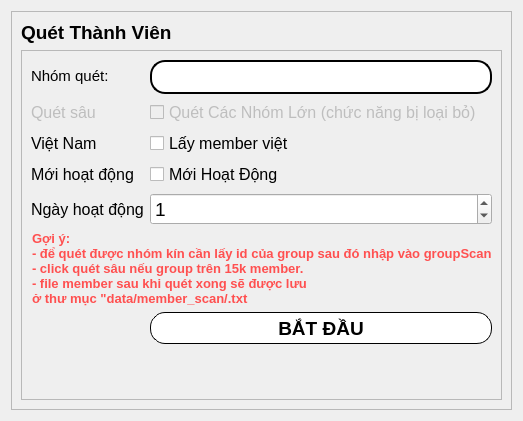
               <widget class="QWidget" name="page_3">
                <layout class="QGridLayout" name="gridLayout_4">
                 <item row="0" column="0">
                  <widget class="QFrame" name="frame_6">
                   <property name="frameShape">
                    <enum>QFrame::StyledPanel</enum>
                   </property>
                   <property name="frameShadow">
                    <enum>QFrame::Raised</enum>
                   </property>
                   <layout class="QVBoxLayout" name="verticalLayout_8">
                    <item alignment="Qt::AlignTop">
                     <widget class="QLabel" name="label_6">
                      <property name="font">
                       <font>
                        <pointsize>14</pointsize>
                        <weight>75</weight>
                        <bold>true</bold>
                        <kerning>true</kerning>
                       </font>
                      </property>
                      <property name="text">
                       <string>Quét Thành Viên</string>
                      </property>
                     </widget>
                    </item>
                    <item>
                     <widget class="QFrame" name="frame_7">
                      <property name="sizePolicy">
                       <sizepolicy hsizetype="Preferred" vsizetype="Preferred">
                        <horstretch>0</horstretch>
                        <verstretch>0</verstretch>
                       </sizepolicy>
                      </property>
                      <property name="font">
                       <font>
                        <pointsize>12</pointsize>
                        <kerning>true</kerning>
                       </font>
                      </property>
                      <property name="styleSheet">
                       <string notr="true"/>
                      </property>
                      <property name="frameShape">
                       <enum>QFrame::StyledPanel</enum>
                      </property>
                      <property name="frameShadow">
                       <enum>QFrame::Raised</enum>
                      </property>
                      <layout class="QFormLayout" name="formLayout_2">
                       <item row="0" column="0">
                        <widget class="QLabel" name="label_11">
                         <property name="font">
                          <font>
                           <pointsize>11</pointsize>
                           <kerning>true</kerning>
                          </font>
                         </property>
                         <property name="text">
                          <string>Nhóm quét:</string>
                         </property>
                        </widget>
                       </item>
                       <item row="0" column="1">
                        <widget class="QLineEdit" name="le_groupscan">
                         <property name="styleSheet">
                          <string notr="true">border: 2px solid ;
border-radius: 15px;
min-height: 30px;</string>
                         </property>
                        </widget>
                       </item>
                       <item row="1" column="0">
                        <widget class="QLabel" name="label_13">
                         <property name="enabled">
                          <bool>false</bool>
                         </property>
                         <property name="text">
                          <string>Quét sâu</string>
                         </property>
                        </widget>
                       </item>
                       <item row="1" column="1">
                        <widget class="QCheckBox" name="ck_metaGroup">
                         <property name="enabled">
                          <bool>false</bool>
                         </property>
                         <property name="text">
                          <string>Quét Các Nhóm Lớn (chức năng bị loại bỏ)</string>
                         </property>
                        </widget>
                       </item>
                       <item row="2" column="0">
                        <widget class="QLabel" name="label_12">
                         <property name="text">
                          <string>Việt Nam</string>
                         </property>
                        </widget>
                       </item>
                       <item row="2" column="1">
                        <widget class="QCheckBox" name="ck_vn">
                         <property name="text">
                          <string>Lấy member việt</string>
                         </property>
                        </widget>
                       </item>
                       <item row="3" column="0">
                        <widget class="QLabel" name="label_14">
                         <property name="text">
                          <string>Mới hoạt động</string>
                         </property>
                        </widget>
                       </item>
                       <item row="3" column="1">
                        <widget class="QCheckBox" name="ck_new">
                         <property name="text">
                          <string>Mới Hoạt Động</string>
                         </property>
                        </widget>
                       </item>
                       <item row="4" column="0">
                        <widget class="QLabel" name="label_17">
                         <property name="text">
                          <string>Ngày hoạt động</string>
                         </property>
                        </widget>
                       </item>
                       <item row="4" column="1">
                        <widget class="QSpinBox" name="sp_numberDay">
                         <property name="font">
                          <font>
                           <pointsize>14</pointsize>
                           <kerning>true</kerning>
                          </font>
                         </property>
                         <property name="value">
                          <number>1</number>
                         </property>
                        </widget>
                       </item>
                       <item row="5" column="0" colspan="2">
                        <widget class="QLabel" name="label_20">
                         <property name="font">
                          <font>
                           <pointsize>10</pointsize>
                           <weight>75</weight>
                           <italic>false</italic>
                           <bold>true</bold>
                          </font>
                         </property>
                         <property name="styleSheet">
                          <string notr="true">color: rgb(255, 80, 80);</string>
                         </property>
                         <property name="text">
                          <string>Gợi ý:
- để quét được nhóm kín cần lấy id của group sau đó nhập vào groupScan
- click quét sâu nếu group trên 15k member.
- file member sau khi quét xong sẽ được lưu
ở thư mục &quot;data/member_scan/&lt;ngày quét&gt;.txt</string>
                         </property>
                         <property name="textFormat">
                          <enum>Qt::PlainText</enum>
                         </property>
                         <property name="wordWrap">
                          <bool>true</bool>
                         </property>
                         <property name="margin">
                          <number>0</number>
                         </property>
                         <property name="indent">
                          <number>1</number>
                         </property>
                        </widget>
                       </item>
                       <item row="6" column="1">
                        <widget class="QPushButton" name="bt_start_scan">
                         <property name="minimumSize">
                          <size>
                           <width>0</width>
                           <height>32</height>
                          </size>
                         </property>
                         <property name="maximumSize">
                          <size>
                           <width>500</width>
                           <height>16777215</height>
                          </size>
                         </property>
                         <property name="font">
                          <font>
                           <pointsize>14</pointsize>
                           <weight>75</weight>
                           <bold>true</bold>
                           <kerning>true</kerning>
                          </font>
                         </property>
                         <property name="styleSheet">
                          <string notr="true">QPushButton {
    border: 1px solid ;
    border-radius: 15px;
    background-color: white;
    min-height: 30px;

}

QPushButton:pressed {
    background-color: qlineargradient(x1: 0, y1: 0, x2: 0, y2: 1,
                                      stop: 0 #dadbde, stop: 1 #f6f7fa);
}

QPushButton:flat {
    border: none; /* no border for a flat push button */
}

QPushButton:default {
    border-color: navy; /* make the default button prominent */
}</string>
                         </property>
                         <property name="text">
                          <string>BẮT ĐẦU</string>
                         </property>
                        </widget>
                       </item>
                       <item row="7" column="1">
                        <spacer name="verticalSpacer_3">
                         <property name="orientation">
                          <enum>Qt::Vertical</enum>
                         </property>
                         <property name="sizeHint" stdset="0">
                          <size>
                           <width>20</width>
                           <height>40</height>
                          </size>
                         </property>
                        </spacer>
                       </item>
                      </layout>
                     </widget>
                    </item>
                   </layout>
                  </widget>
                 </item>
                </layout>
               </widget>
